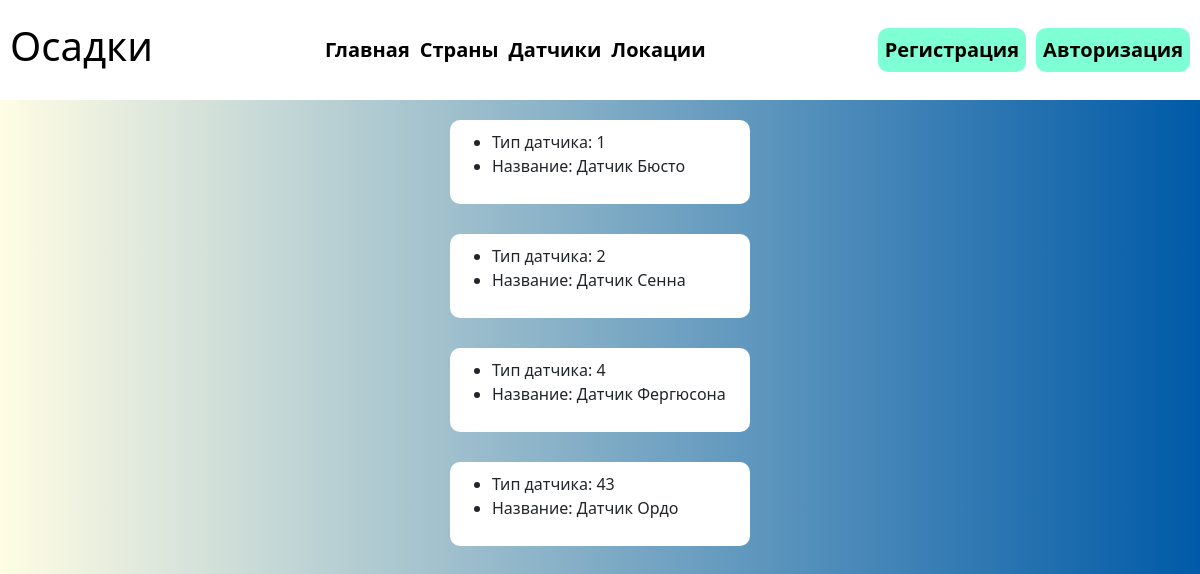
Screenshot of /sensors with the database file from the repository.
### main/models.py (models this page shows, shortened)
class MeasurementSensors(models.Model):
	name = models.fields.CharField('Название', unique=True, max_length=100)
	type = models.fields.IntegerField('Тип')

### main/views.py (the view)
# urls.py: path('sensors', views.sensors, name='sensors'),
def sensors(req):
	all_sens = MeasurementSensors.objects.all()
	props = {
		"title": "Датчики",
		"all_sens": all_sens,
	}
	return render(req, "main/sensors.html", props)

### templates/main/sensors.html (shortened to what this page needs)
{% extends "main/layout.html" %}
{% load static %}
{% block content %}
    <div class="wrap_mes">
    {% if all_sens %}
     {% for s in all_sens %}
    <div class="meas">
        <ul>
            <li>Тип датчика: {{ s.type }}</li>
            <li>Название: {{ s.name }}</li>
        </ul>
    </div>
    {% endfor %}
    {% else %}
        <h2>Нет стран</h2>
    {% endif %}
    </div>
{% endblock %}

### main/static/main/styles/main.css (style rules this page uses)
* { padding: 0; margin: 0; box-sizing: border-box; }
html, body { width: 100%; height: 100%; background: #005AA7; background: -webkit-linear-gradient(to right, #FFFDE4, #005AA7); background: linear-gradient(to right, #FFFDE4, #005AA7); }
.meas { width: 300px; background: white; padding: 10px; border-radius: 10px; }
.meas ul { display: flex; flex-direction: column; justify-content: space-between; }
.wrap_mes { width: 100%; display: flex; align-items: center; padding: 20px; gap: 30px; flex-direction: column; }

### rows the page displays
MeasurementSensors: type "1", name "Датчик Бюсто"
MeasurementSensors: type "2", name "Датчик Сенна"
MeasurementSensors: type "4", name "Датчик Фергюсона"
MeasurementSensors: type "43", name "Датчик Ордо"
